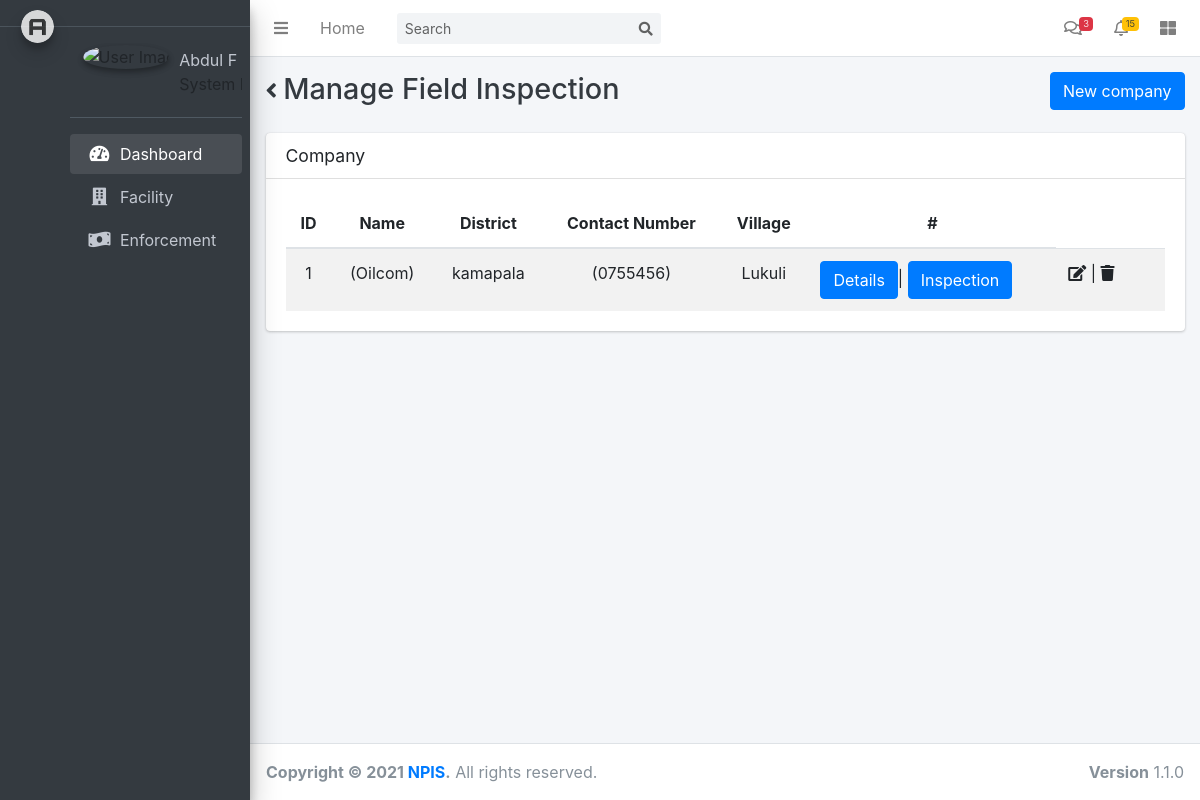
/manage_company/, run on the app's committed database.
### app/models/company.py (models this page shows, shortened)
class Company(models.Model):
    FACILTY_TYPE_CHOICES = [
        ('Depot', 'Depot'),
        ('Truck', 'Truck'),
        ('Service', 'Service'),
        ('Filling Station', 'Filling Station')
    ]
    id = models.AutoField(primary_key=True)
    facility_type = models.CharField(max_length=50,choices=FACILTY_TYPE_CHOICES)
    code = models.CharField(max_length=50)
    name = models.CharField(max_length=150)
    registration_no = models.CharField(max_length=50)
    contact_person = models.CharField(max_length=50)
    contact_no = models.CharField(max_length=50)
    email = models.EmailField(max_length=254)
    address = models.CharField(max_length=50)
    region = models.CharField(max_length=200)
    district = models.CharField(max_length=50)
    county = models.CharField(max_length=50)
    sub_county = models.CharField(max_length=50)
    post_code = models.CharField(max_length=50)
    village = models.CharField(max_length=50)
    ownership = models.CharField(max_length=50)
    parish = models.CharField(max_length=50)
    fax = models.CharField(max_length=50)
    tin = models.CharField(max_length=50)
    logo = models.ImageField(upload_to=None, height_field=None, width_field=None, max_length=None,null = True,blank=True)
    distance = models.CharField(verbose_name="Distance from Nearest Licensed Station.",max_length=100, null=True)
    class Meta:
        verbose_name = ("Company")
        verbose_name_plural = ("Companys")

### app/views/company_views.py (the view, shortened to what this page needs)
# urls.py: path('manage_company/', company_views.manage_company, name='register_company'),
def manage_company(request):
    company_form = CompanyForm()
    companys = get_companys()
    context = {
        "company_form": company_form,
        "companys": companys
    }
    return render(request, "company/company_registration.html", context)

### app/forms/company_form.py
class CompanyForm(ModelForm):
    class Meta:
        model = Company
        fields = fields = ['name', 'contact_no',
                           'address', 'district', 'county', 'sub_county', 'parish', 'village', 'ownership']
    def __init__(self, *args, **kwargs):
        super(CompanyForm, self).__init__(*args, **kwargs)
        self.helper = FormHelper()

### app/selectors/company_selector.py (called while the page is built)
def get_companys():
    return Company.objects.all()

### app/templates/company/company_registration.html (shortened to what this page needs)
{% extends '../base.html' %}
{% load static %}
{% load crispy_forms_tags %}
{%block page_title%}
Manage Field Inspection
{% endblock%}
{% block right_button%}
<button type="button" class="btn btn-primary" data-toggle="modal" data-target="#modal-add-farm">
    New company
</button>
{% endblock %}
{% block content %}
<div class="container-fluid">
    <div class="row">
        <div class="col-12">
            <div class="card">
                {%if companys %}
                <div class="card-header">
                    <h3 class="card-title">Company</h3>
                </div>
                <div class="card-body">
                    <table id="dataTables-example" class="table table-striped" data-page-length='100'>
                        <thead>
                        <tr>
                            <th class="text-center">ID</th>
                            <th class="text-center">Name</th>
                            <th class="text-center">District</th>
                            <th class="text-center">Contact Number</th>
                            <th class="text-center">Village</th>
                            <th class="text-center">#</th>
                        </tr>
                        </thead>
                        <tbody>
                        {% for companys in companys %}
                        <tr data-id={{companys.id}}>
                            <td class="text-center">{{companys.id}}</td>
                            <td class="text-center">({{companys.name}})</td>
                            <td class="text-center">{{companys.district}}</td>
                            <td class="text-center">({{companys.contact_no}})</td>
                            <td class="text-center">{{companys.village}}</td>
                             <td>
                                <a class="btn btn-primary" href="{% url 'company_detail' companys.id %}">
                                    Details
                                </a>|
                                <a class="btn btn-primary" href="{% url 'company_inspection' companys.id %}">
                                    Inspection
                                </a>
                             </td>
                            <td>
                                <a href="{% url 'edit_company_view' companys.id %}" style="color:inherit">
                                    <i class="fa fa-edit"></i>
                                </a> |
                                <a href="{% url 'delete_company_view' companys.id %}" style="color: inherit">
                                    <i class="fa fa-trash" onclick="return 'Do you want to delete {{companys.id}}?'"></i>
                                </a>
                            <td>
                        </tr>
                        {% endfor %}
                        </tbody>
                    </table>
                </div>
                {%else%}
                <div class="card-body">
                    <h4>No Data available</h4>
                </div>
                {%endif%}
            </div>
        </div>
    </div>
</div>
{% endblock content %}

### data on the page
Company: id "1", name "Oilcom", district "kamapala", contact_no "0755456", village "Lukuli"
